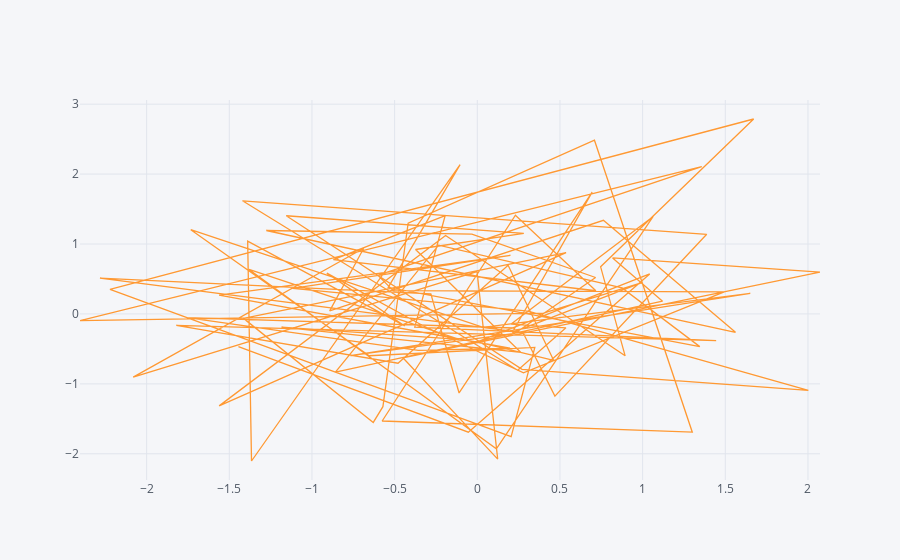

Write notebook code for a chart like this one.
### Code cell
df.iplot(kind='scatter', x='A', y='B')
# This happends because plotly tries to make lines out of data point.
